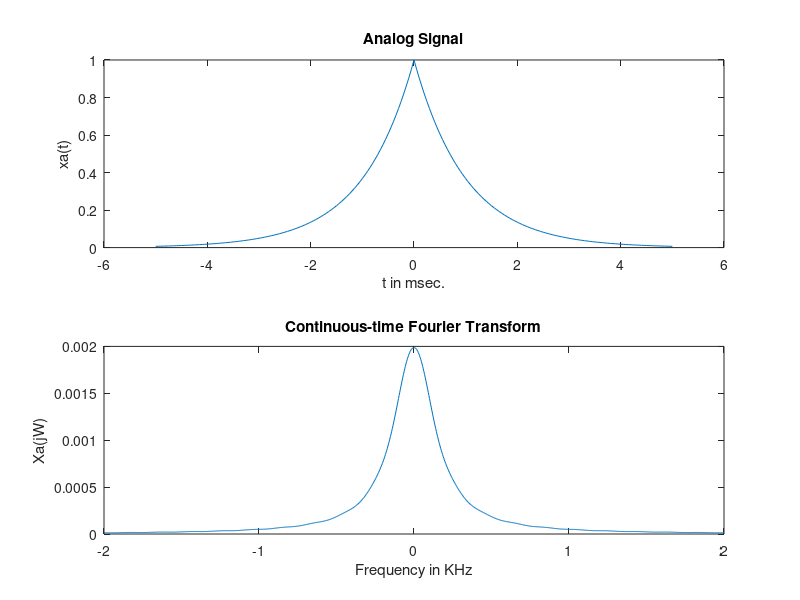

Reproduce this figure in MATLAB.
% Analog Signal

Dt = 0.00005;    %grid interval

t = -0.005:Dt:0.005;

xa = exp(-1000*abs(t));  %analog signal

%

% Continuous-time Fourier Transform

Wmax = 2*pi*2000;

K = 500; k = 0:1:K;   %501 samples

W = k*Wmax/K;      % interval [0 Wmax] with 501 samples 

Xa = xa * exp(-j*t'*W) * Dt;

Xa = real(Xa);    % consider only the real part --> is even!!

W = [-fliplr(W), W(2:501)]; % Omega from -Wmax to Wmax

Xa = [fliplr(Xa), Xa(2:501)];

subplot(1,1,1)

subplot(2,1,1);plot(t*1000,xa);

xlabel('t in msec.'); ylabel('xa(t)')

title('Analog Signal')

subplot(2,1,2);plot(W/(2*pi*1000),Xa);

xlabel('Frequency in KHz'); ylabel('Xa(jW)')

title('Continuous-time Fourier Transform')
